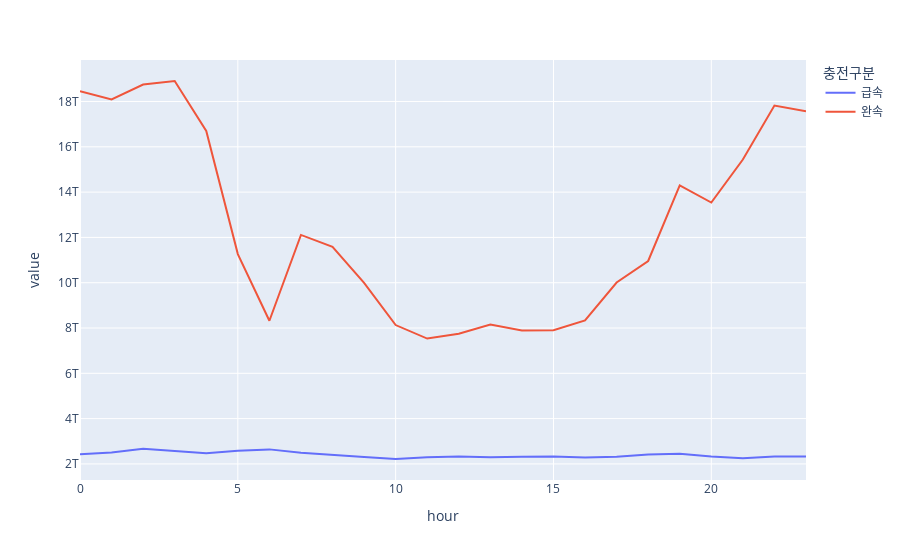

This figure's notebook cell:
### Code cell
#px.line
px.line(avg_usingtime_df)

### Figure 1 — Plotly figure (JSON) as saved in the notebook; plotly's stock layout.template omitted (floating-point values rounded to 4 significant figures)
{"data": [{"hovertemplate": "충전구분=급속<br>hour=%{x}<br>value=%{y}<extra></extra>", "legendgroup": "급속", "line": {"color": "#636efa", "dash": "solid"}, "marker": {"symbol": "circle"}, "mode": "lines", "name": "급속", "orientation": "v", "showlegend": true, "type": "scatter", "x": [0, 1, 2, 3, 4, 5, 6, 7, 8, 9, 10, 11, 12, 13, 14, 15, 16, 17, 18, 19, 20, 21, 22, 23], "xaxis": "x", "y": [2421535256410, 2505536321031, 2673005108556, 2555827270123, 2468827470686, 2577412156032, 2641791920175, 2492602035152, 2388981751265, 2306355053375, 2216967286150, 2295173422151, 2322072744499, 2290046855476, 2315332099527, 2325509635974, 2281207751467, 2319041010168, 2410895553987, 2447306378647, 2329777654458, 2252370654556, 2331338172502, 2330452842377], "yaxis": "y"}, {"hovertemplate": "충전구분=완속<br>hour=%{x}<br>value=%{y}<extra></extra>", "legendgroup": "완속", "line": {"color": "#EF553B", "dash": "solid"}, "marker": {"symbol": "circle"}, "mode": "lines", "name": "완속", "orientation": "v", "showlegend": true, "type": "scatter", "x": [0, 1, 2, 3, 4, 5, 6, 7, 8, 9, 10, 11, 12, 13, 14, 15, 16, 17, 18, 19, 20, 21, 22, 23], "xaxis": "x", "y": [18458592356687, 18089266666666, 18747902097902, 18906041666666, 16697485714285, 11265074626865, 8320793372319, 12110004665629, 11582370175438, 9994906189555, 8130420648464, 7533769808173, 7744266758811, 8148900069396, 7895093525179, 7904880763116, 8336138709677, 10009678268251, 10959080382775, 14294485250737, 13540651205936, 15439002666666, 17822941011235, 17566739669421], "yaxis": "y"}], "layout": {"legend": {"title": {"text": "충전구분"}, "tracegroupgap": 0}, "margin": {"t": 60}, "xaxis": {"anchor": "y", "domain": [0, 1], "title": {"text": "hour"}}, "yaxis": {"anchor": "x", "domain": [0, 1], "title": {"text": "value"}}}}
